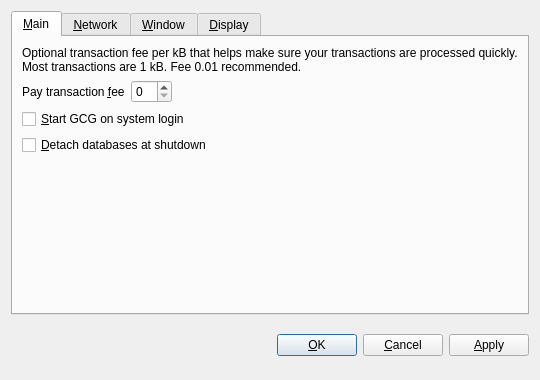
<?xml version="1.0" encoding="UTF-8"?>
<ui version="4.0">
 <class>OptionsDialog</class>
 <widget class="QDialog" name="OptionsDialog">
  <property name="geometry">
   <rect>
    <x>0</x>
    <y>0</y>
    <width>540</width>
    <height>380</height>
   </rect>
  </property>
  <property name="windowTitle">
   <string>Options</string>
  </property>
  <property name="modal">
   <bool>true</bool>
  </property>
  <layout class="QVBoxLayout" name="verticalLayout">
   <item>
    <widget class="QTabWidget" name="tabWidget">
     <property name="tabPosition">
      <enum>QTabWidget::North</enum>
     </property>
     <property name="currentIndex">
      <number>0</number>
     </property>
     <widget class="QWidget" name="tabMain">
      <attribute name="title">
       <string>&amp;Main</string>
      </attribute>
      <layout class="QVBoxLayout" name="verticalLayout_Main">
       <item>
        <widget class="QLabel" name="transactionFeeInfoLabel">
         <property name="text">
          <string>Optional transaction fee per kB that helps make sure your transactions are processed quickly. Most transactions are 1 kB. Fee 0.01 recommended.</string>
         </property>
         <property name="textFormat">
          <enum>Qt::PlainText</enum>
         </property>
         <property name="wordWrap">
          <bool>true</bool>
         </property>
        </widget>
       </item>
       <item>
        <layout class="QHBoxLayout" name="horizontalLayout_Main">
         <item>
          <widget class="QLabel" name="transactionFeeLabel">
           <property name="text">
            <string>Pay transaction &amp;fee</string>
           </property>
           <property name="textFormat">
            <enum>Qt::PlainText</enum>
           </property>
           <property name="buddy">
            <cstring>transactionFee</cstring>
           </property>
          </widget>
         </item>
         <item>
          <widget class="BitcoinAmountField" name="transactionFee"/>
         </item>
         <item>
          <spacer name="horizontalSpacer_Main">
           <property name="orientation">
            <enum>Qt::Horizontal</enum>
           </property>
           <property name="sizeHint" stdset="0">
            <size>
             <width>40</width>
             <height>20</height>
            </size>
           </property>
          </spacer>
         </item>
        </layout>
       </item>
       <item>
        <widget class="QCheckBox" name="bitcoinAtStartup">
         <property name="toolTip">
          <string>Automatically start GCG after logging in to the system.</string>
         </property>
         <property name="text">
          <string>&amp;Start GCG on system login</string>
         </property>
        </widget>
       </item>
       <item>
        <widget class="QCheckBox" name="detachDatabases">
         <property name="toolTip">
          <string>Detach block and address databases at shutdown. This means they can be moved to another data directory, but it slows down shutdown. The wallet is always detached.</string>
         </property>
         <property name="text">
          <string>&amp;Detach databases at shutdown</string>
         </property>
        </widget>
       </item>
       <item>
        <spacer name="verticalSpacer_Main">
         <property name="orientation">
          <enum>Qt::Vertical</enum>
         </property>
         <property name="sizeHint" stdset="0">
          <size>
           <width>20</width>
           <height>40</height>
          </size>
         </property>
        </spacer>
       </item>
      </layout>
     </widget>
     <widget class="QWidget" name="tabNetwork">
      <attribute name="title">
       <string>&amp;Network</string>
      </attribute>
      <layout class="QVBoxLayout" name="verticalLayout_Network">
       <item>
        <widget class="QCheckBox" name="mapPortUpnp">
         <property name="toolTip">
          <string>Automatically open the GCG client port on the router. This only works when your router supports UPnP and it is enabled.</string>
         </property>
         <property name="text">
          <string>Map port using &amp;UPnP</string>
         </property>
        </widget>
       </item>
       <item>
        <widget class="QCheckBox" name="connectSocks">
         <property name="toolTip">
          <string>Connect to the GCG network through a SOCKS proxy (e.g. when connecting through Tor).</string>
         </property>
         <property name="text">
          <string>&amp;Connect through SOCKS proxy:</string>
         </property>
        </widget>
       </item>
       <item>
        <layout class="QHBoxLayout" name="horizontalLayout_Network">
         <item>
          <widget class="QLabel" name="proxyIpLabel">
           <property name="text">
            <string>Proxy &amp;IP:</string>
           </property>
           <property name="textFormat">
            <enum>Qt::PlainText</enum>
           </property>
           <property name="buddy">
            <cstring>proxyIp</cstring>
           </property>
          </widget>
         </item>
         <item>
          <widget class="QValidatedLineEdit" name="proxyIp">
           <property name="maximumSize">
            <size>
             <width>140</width>
             <height>16777215</height>
            </size>
           </property>
           <property name="toolTip">
            <string>IP address of the proxy (e.g. 127.0.0.1)</string>
           </property>
          </widget>
         </item>
         <item>
          <widget class="QLabel" name="proxyPortLabel">
           <property name="text">
            <string>&amp;Port:</string>
           </property>
           <property name="textFormat">
            <enum>Qt::PlainText</enum>
           </property>
           <property name="buddy">
            <cstring>proxyPort</cstring>
           </property>
          </widget>
         </item>
         <item>
          <widget class="QLineEdit" name="proxyPort">
           <property name="maximumSize">
            <size>
             <width>55</width>
             <height>16777215</height>
            </size>
           </property>
           <property name="toolTip">
            <string>Port of the proxy (e.g. 9050)</string>
           </property>
          </widget>
         </item>
         <item>
          <widget class="QLabel" name="socksVersionLabel">
           <property name="text">
            <string>SOCKS &amp;Version:</string>
           </property>
           <property name="textFormat">
            <enum>Qt::PlainText</enum>
           </property>
           <property name="buddy">
            <cstring>socksVersion</cstring>
           </property>
          </widget>
         </item>
         <item>
          <widget class="QValueComboBox" name="socksVersion">
           <property name="toolTip">
            <string>SOCKS version of the proxy (e.g. 5)</string>
           </property>
          </widget>
         </item>
         <item>
          <spacer name="horizontalSpacer_Network">
           <property name="orientation">
            <enum>Qt::Horizontal</enum>
           </property>
           <property name="sizeHint" stdset="0">
            <size>
             <width>40</width>
             <height>20</height>
            </size>
           </property>
          </spacer>
         </item>
        </layout>
       </item>
       <item>
        <spacer name="verticalSpacer_Network">
         <property name="orientation">
          <enum>Qt::Vertical</enum>
         </property>
         <property name="sizeHint" stdset="0">
          <size>
           <width>20</width>
           <height>40</height>
          </size>
         </property>
        </spacer>
       </item>
      </layout>
     </widget>
     <widget class="QWidget" name="tabWindow">
      <attribute name="title">
       <string>&amp;Window</string>
      </attribute>
      <layout class="QVBoxLayout" name="verticalLayout_Window">
       <item>
        <widget class="QCheckBox" name="minimizeToTray">
         <property name="toolTip">
          <string>Show only a tray icon after minimizing the window.</string>
         </property>
         <property name="text">
          <string>&amp;Minimize to the tray instead of the taskbar</string>
         </property>
        </widget>
       </item>
       <item>
        <widget class="QCheckBox" name="minimizeOnClose">
         <property name="toolTip">
          <string>Minimize instead of exit the application when the window is closed. When this option is enabled, the application will be closed only after selecting Quit in the menu.</string>
         </property>
         <property name="text">
          <string>M&amp;inimize on close</string>
         </property>
        </widget>
       </item>
       <item>
        <spacer name="verticalSpacer_Window">
         <property name="orientation">
          <enum>Qt::Vertical</enum>
         </property>
         <property name="sizeHint" stdset="0">
          <size>
           <width>20</width>
           <height>40</height>
          </size>
         </property>
        </spacer>
       </item>
      </layout>
     </widget>
     <widget class="QWidget" name="tabDisplay">
      <attribute name="title">
       <string>&amp;Display</string>
      </attribute>
      <layout class="QVBoxLayout" name="verticalLayout_Display">
       <item>
        <layout class="QHBoxLayout" name="horizontalLayout_1_Display">
         <item>
          <widget class="QLabel" name="langLabel">
           <property name="text">
            <string>User Interface &amp;language:</string>
           </property>
           <property name="textFormat">
            <enum>Qt::PlainText</enum>
           </property>
           <property name="buddy">
            <cstring>lang</cstring>
           </property>
          </widget>
         </item>
         <item>
          <widget class="QValueComboBox" name="lang">
           <property name="toolTip">
            <string>The user interface language can be set here. This setting will take effect after restarting GCG.</string>
           </property>
          </widget>
         </item>
        </layout>
       </item>
       <item>
        <layout class="QHBoxLayout" name="horizontalLayout_2_Display">
         <item>
          <widget class="QLabel" name="unitLabel">
           <property name="text">
            <string>&amp;Unit to show amounts in:</string>
           </property>
           <property name="textFormat">
            <enum>Qt::PlainText</enum>
           </property>
           <property name="buddy">
            <cstring>unit</cstring>
           </property>
          </widget>
         </item>
         <item>
          <widget class="QValueComboBox" name="unit">
           <property name="toolTip">
            <string>Choose the default subdivision unit to show in the interface and when sending coins.</string>
           </property>
          </widget>
         </item>
        </layout>
       </item>
       <item>
        <widget class="QCheckBox" name="displayAddresses">
         <property name="toolTip">
          <string>Whether to show GCG addresses in the transaction list or not.</string>
         </property>
         <property name="text">
          <string>&amp;Display addresses in transaction list</string>
         </property>
        </widget>
       </item>
       <item>
        <widget class="QCheckBox" name="coinControlFeatures">
         <property name="toolTip">
          <string>Whether to show coin control features or not.</string>
         </property>
         <property name="text">
          <string>Display coin &amp;control features (experts only!)</string>
         </property>
        </widget>
       </item>
       <item>
        <spacer name="verticalSpacer_Display">
         <property name="orientation">
          <enum>Qt::Vertical</enum>
         </property>
         <property name="sizeHint" stdset="0">
          <size>
           <width>20</width>
           <height>40</height>
          </size>
         </property>
        </spacer>
       </item>
      </layout>
     </widget>
    </widget>
   </item>
   <item>
    <layout class="QHBoxLayout" name="horizontalLayout_Buttons">
     <item>
      <spacer name="horizontalSpacer_1">
       <property name="orientation">
        <enum>Qt::Horizontal</enum>
       </property>
       <property name="sizeHint" stdset="0">
        <size>
         <width>40</width>
         <height>48</height>
        </size>
       </property>
      </spacer>
     </item>
     <item>
      <widget class="QLabel" name="statusLabel">
       <property name="font">
        <font>
         <weight>75</weight>
         <bold>true</bold>
        </font>
       </property>
       <property name="text">
        <string/>
       </property>
       <property name="textFormat">
        <enum>Qt::PlainText</enum>
       </property>
       <property name="wordWrap">
        <bool>true</bool>
       </property>
      </widget>
     </item>
     <item>
      <spacer name="horizontalSpacer_2">
       <property name="orientation">
        <enum>Qt::Horizontal</enum>
       </property>
       <property name="sizeHint" stdset="0">
        <size>
         <width>40</width>
         <height>48</height>
        </size>
       </property>
      </spacer>
     </item>
     <item>
      <widget class="QPushButton" name="okButton">
       <property name="text">
        <string>&amp;OK</string>
       </property>
      </widget>
     </item>
     <item>
      <widget class="QPushButton" name="cancelButton">
       <property name="text">
        <string>&amp;Cancel</string>
       </property>
       <property name="autoDefault">
        <bool>false</bool>
       </property>
      </widget>
     </item>
     <item>
      <widget class="QPushButton" name="applyButton">
       <property name="text">
        <string>&amp;Apply</string>
       </property>
       <property name="autoDefault">
        <bool>false</bool>
       </property>
      </widget>
     </item>
    </layout>
   </item>
  </layout>
 </widget>
 <customwidgets>
  <customwidget>
   <class>BitcoinAmountField</class>
   <extends>QSpinBox</extends>
   <header>bitcoinamountfield.h</header>
  </customwidget>
  <customwidget>
   <class>QValueComboBox</class>
   <extends>QComboBox</extends>
   <header>qvaluecombobox.h</header>
  </customwidget>
  <customwidget>
   <class>QValidatedLineEdit</class>
   <extends>QLineEdit</extends>
   <header>qvalidatedlineedit.h</header>
  </customwidget>
 </customwidgets>
 <resources/>
 <connections/>
</ui>
